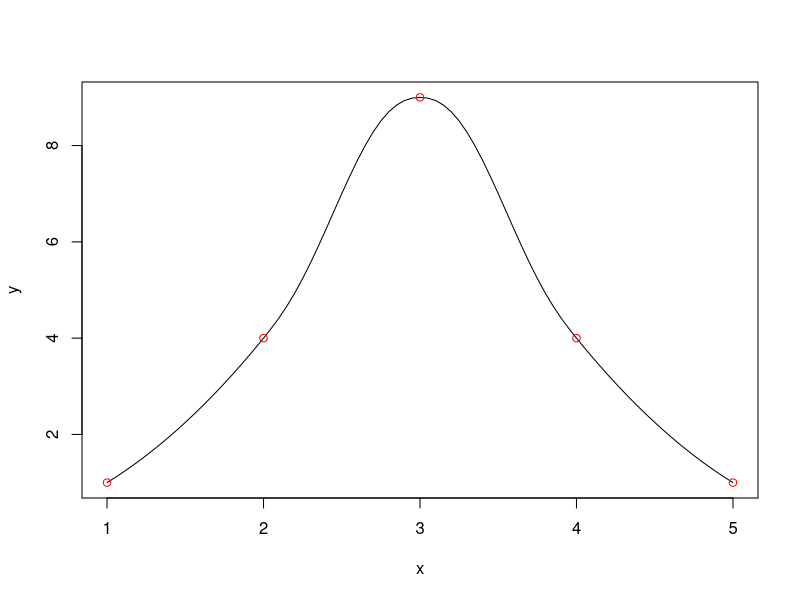

This chart was generated by the following R code:
######### SECTION Functions
## ANCHOR Polynomial
polynomialSum <- function(...) {
  x = list(...)
  n = length(x)
  for (p in x) {
     n = max(n, length(p))
  }
  sum = rep(0, n)
  for (p in x) {
     sum <- sum + c(p, rep(0, n-length(p)))
  }
  return(sum)
}

polynomialProduct <- function(...) {
  l = list(...)
  if (length(l)==2) {
    x = l[[1]]
    y = l[[2]]
    product <- rep(0, length(x) + length(y) - 1)
    # length(product) <- length(x) + length(y)
    for (i in 1:length(x)) {
      for (j in 1:length(y)) {
          product[i+j-1] <- product[i+j-1] + x[i] * y[j]
      }
    }
    return(product)
  } 
  else if (length(l)==1) {
    return(l[[1]])
  }
  else {
    return(polynomialProduct(polynomialProduct(l[[1]],l[[2]]),l[[3:length(l)]]))
  }
}

polynomialEquation <- function (coefficients,x = "x")
{
  eq <- ""
  allPreviousCoefficientsZero = NULL
  for (i in 1:length(coefficients)) 
  {
    if(coefficients[i] != 0)
    {
      if (i==1) 
      {
        eq <- paste(eq, coefficients[1], sep = "")
      }
      else if (i==2) 
      {
        if (coefficients[1] != 0)
        {
          eq <- paste(eq, "+", sep = "")
        }
        eq <- paste(eq, coefficients[2], x, sep = "")
      } 
      else 
      {
        if (!is.null(allPreviousCoefficientsZero))
        {
          if (allPreviousCoefficientsZero == TRUE)
          {
            if(coefficients[i-1] == 0)
            {
              allPreviousCoefficientsZero = TRUE
            }
            else
            {
              allPreviousCoefficientsZero = FALSE
            }
          }
        }
        else
        {
          for (j in 1:(i-1))
          {
            if (coefficients[j] == 0)
            {
              allPreviousCoefficientsZero = TRUE
            }
            else
            {
              allPreviousCoefficientsZero = FALSE
              break
            }
          }
        }
        if (allPreviousCoefficientsZero == FALSE)
        {
          eq <- paste(eq, "+", sep = "")
        }
        eq <- paste(eq, coefficients[i], x, "^", i - 1, sep = "")
      }
    }
  }
  return(ifelse(eq == "","0",eq))
}
## ANCHOR Quadratic
quadraticInterpolate <- function(z,x,y) {
  return(
  y[1] + (y[2]-y[1])/(x[2]-x[1])*(z-x[1])+ ((y[2]-y[1])/(x[2]-x[1])-(y[3]-y[2])/(x[3]-x[2]))/(x[1]-x[3])*(z-x[1])*(z-x[2])
  )
}

quadraticCoefficients <- function(x,y) {
  return(
    polynomialSum(c(y[1]), (y[2]-y[1])/(x[2]-x[1])*c(-x[1],1), ((y[2]-y[1])/(x[2]-x[1])-(y[3]-y[2])/(x[3]-x[2]))/(x[1]-x[3])*polynomialProduct(c(-x[1],1),c(-x[2],1)))
  )
}

quadraticEquation <- function(x,y) {
  return(
    paste(as.character(y[1]),"+",(y[2]-y[1])/(x[2]-x[1]),"(x-",x[1],")","+",((y[2]-y[1])/(x[2]-x[1])-(y[3]-y[2])/(x[3]-x[2]))/(x[1]-x[3]),"(x-",x[1],")","(x-",x[2],")", sep="")
  )
}

## ANCHOR Patching
patch <- function(x,y,p) {
  return(
    (1 - 3*p^2 + 2*p^3) * (x - y) + y
  )
}

patchPolynomial <- function(x,y,p) {
  return(
    polynomialSum(polynomialProduct(polynomialSum(c(1),-3*polynomialProduct(p,p),2*polynomialProduct(p,p,p)),polynomialSum(x,-y)), y)
  )
}

patchEquation <- function(x,y,p) {
  return(
    paste("(1-3(",p,")^2+2(",p,")^3)*(",x,")+(3(",p,")^2-2(",p,")^3)*(",y,"))", sep = "")
  )
}

## ANCHOR Interpolate
interpolate <- function(z,x,y) {
  f <- rep(NA, length(z))
  j <- 0
  for (i in 1:length(x)) {
    k <- j + 1
    while(z[j+1] <= x[i]) {
      j <- j + 1
      if(j == length(z)) {
        break
      }
    }

    if(j >= k) {
      if (i == 1 & z[j] == x[1]) {
       f[j] <- x[1]
      }
      else if (i == 2) {
        f[k:j] <- quadraticInterpolate(z[k:j],x[1:3],y[1:3])
      }
      else if (i==length(x)) {
        f[k:j] <- quadraticInterpolate(z[k:j],x[(i-2):i],y[(i-2):i])
      }
      else {
        f[k:j] <- patch(
            quadraticInterpolate(z[k:j],x[(i-2):i],y[(i-2):i]), 
            quadraticInterpolate(z[k:j],x[(i-1):(i+1)],y[(i-1):(i+1)]), 
            (z[k:j]-x[i-1])/(x[i]-x[i-1])
          )
      }
    }

    if(j == length(z)) {
      break
    }
  }

  return(f)
}

piecewiseRange <- function(min, max, x="x") {
  return(paste("(",x,">",min," & ",x,"<",max,")", sep = ""))
}

interpolationEquation <- function(x,y)
{
  interval <- NULL
  equation <- NULL
  interval <- append(interval, piecewiseRange(x[1],x[2]))
  equation <- append(equation, quadraticEquation(x[1:3],y[1:3]))
  for (i in 2:(length(x)-1)) 
  {
    if (i==length(x)-1) 
    {
      interval <- append(interval, piecewiseRange(x[i],x[i+1]))
      equation <- append(equation, quadraticEquation(x[(i-1):(i+1)],y[(i-1):(i+1)]))
    }
    else { 
      interval <- append(interval, piecewiseRange(x[i],x[i+1]))
      equation <- append(equation, patchEquation(quadraticEquation(x[(i-1):(i+1)],y[(i-1):(i+1)]), quadraticEquation(x[i:(i+2)], y[i:(i+2)]),paste("(x-",x[i],")/",x[i+1]-x[i], sep = "")))
    }
  }
  result <- data.frame(interval, equation)
  return(result)
}

interpolationEquationExpanded <- function(x,y)
{
  interval <- NULL
  equation <- NULL
  interval <- append(interval, piecewiseRange(x[1], x[2]))
  equation <- append(equation, polynomialEquation(quadraticCoefficients(x[1:3],y[1:3])))
  for (i in 2:(length(x)-1))
  {
    if (i == length(x)-1) 
    {
      interval <- append(interval, piecewiseRange(x[i],x[i+1]))
      equation <- append(equation, polynomialEquation(quadraticCoefficients(x[(i-1):(i+1)],y[(i-1):(i+1)])))
    }
    else 
    {
      interval <- append(interval, piecewiseRange(x[i],x[i+1]))
      equation <- append(equation, polynomialEquation(patchPolynomial(quadraticCoefficients(x[(i-1):(i+1)],y[(i-1):(i+1)]),quadraticCoefficients(x[i:(i+2)],y[i:(i+2)]),c(-x[i],1)/(x[i+1]-x[i]))))
    }
  }
  result <- data.frame(interval, equation)
  return(result)
}


graphInterpolation <- function(x,y,xx=seq(min(x),max(x),0.05)) {
  plot(xx, interpolate(xx,x,y),type="l",xlab="x", ylab="y")
  points(x,y,col="red")
}
######### !SECTION

######### SECTION Main
x <- c(1, 2, 3, 4, 5)
y <- c(1, 4, 9, 4, 1)

print(interpolationEquation(x,y))
print(interpolationEquationExpanded(x,y))
graphInterpolation(x,y)

